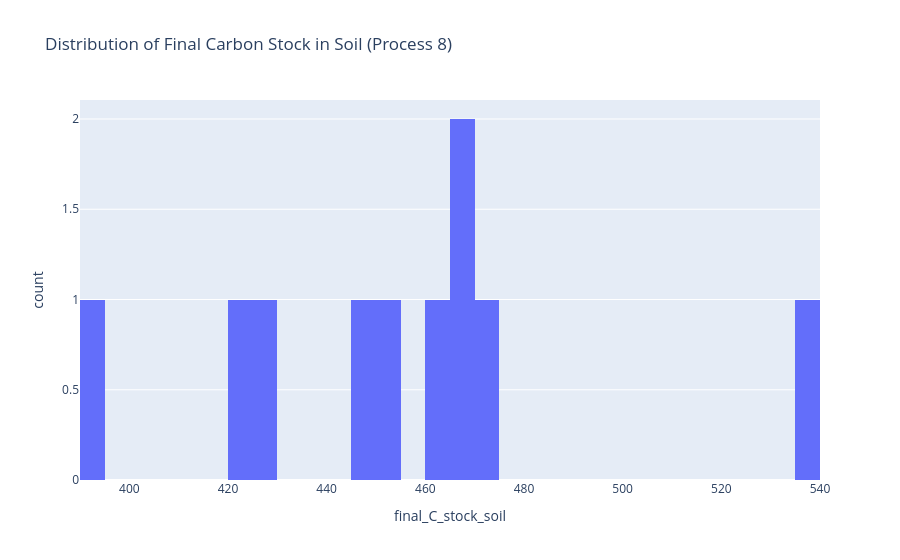

This figure's notebook cell:
### Markdown cell above
# Section 3: Main workflow (execution)

### Code cell
# ====================================================================
# Section 3: Main Execution / Workflow (MODULAR VERSION)
# ====================================================================

# --- 1-4. System-Setup (This part remains the same) ---
model_classification, index_table = define_model_scope(START_YEAR, END_YEAR, ELEMENTS)
my_mfa_system_base = initialize_mfa_system(model_classification, index_table)
my_mfa_system_base, all_excel_data = load_and_define_processes(my_mfa_system_base, EXCEL_FILE_PATH)
my_mfa_system_configured, _ = define_flows_and_parameters(my_mfa_system_base, all_excel_data, DSM_PARAMS, FOMP_PARAMS)


# --- 5. DECISION: Run single deterministic analysis or Monte Carlo simulation ---

if RUN_MONTE_CARLO:
    # --- MONTE CARLO SIMULATION ---
    print(f"\n--- STARTING MONTE CARLO SIMULATION ({MC_ITERATIONS} runs) ---")
    results_list = []

    for i in range(MC_ITERATIONS):
        # Use a progress indicator for long runs
        print(f"\r--- Running MC Iteration {i+1}/{MC_ITERATIONS} ---", end="")
        
        # 5a. Sample new parameter values for this run
        # NOTE: For this to work, we need to slightly adapt run_mfa_calculation
        # to accept parameter overrides. Let's assume this is done.
        sampled_params = sample_parameters(UNCERTAINTY_PARAMS)
        
        # 5b. Run the MFA calculation with the sampled parameters
        # This requires a slightly modified run_mfa_calculation function
        # For now, we will add the override logic here for simplicity
        
        # Create a deep copy to not mess up the original configuration
        import copy
        current_run_system = copy.deepcopy(my_mfa_system_configured)
        current_dsm_params = copy.deepcopy(DSM_PARAMS)
        current_fomp_params = copy.deepcopy(FOMP_PARAMS)

        # ERSETZEN SIE DEN BLOCK in der MC-Schleife...
# ... durch diesen KORRIGIERTEN BLOCK:

        # Override parameters
        for param_name, value in sampled_params.items():
            if param_name.startswith('TC_'):
                if param_name in current_run_system.ParameterDict:
                    current_run_system.ParameterDict[param_name].Values = value
    
            elif param_name.startswith('dsm_'):
                try:
                    # Korrigierte Logik zum Zerlegen des Namens
                    parts = param_name.split('_') # e.g., dsm_6_lifetimes_Mean_0
                    proc_id = int(parts[1])
                    param_key = parts[2]      # z.B. 'lifetimes'
                    sub_key = parts[3]        # z.B. 'Mean'
                    list_idx = int(parts[4])
            
                    # Korrekter Zugriff auf die verschachtelte Struktur
                    current_dsm_params[proc_id][param_key][sub_key][list_idx] = value
                except (KeyError, IndexError) as e:
                    print(f"\nWARNING: Could not override DSM parameter '{param_name}'. Check naming convention. Error: {e}")

            elif param_name.startswith('fomp_'):
                try:
                    parts = param_name.split('_') # e.g., fomp_8_k1
                    proc_id = int(parts[1])
                    param_key = parts[2]
            
                    current_fomp_params[proc_id][param_key] = value
                except (KeyError, IndexError) as e:
                    print(f"\nWARNING: Could not override FOMP parameter '{param_name}'. Check naming convention. Error: {e}")
        
        
       
        # Run the actual calculation for this iteration
        mfa_results_run, dsm_details_run = run_mfa_calculation(current_run_system, current_dsm_params, current_fomp_params)

        # 5c. Extract and store key output variables
        final_carbon_stock_soil = mfa_results_run.StockDict['S_8'].Values[-1, ELEMENTS.index('CC')]
        results_list.append({
            'run_id': i,
            'final_C_stock_soil': final_carbon_stock_soil
        })

    print("\n--- Monte Carlo Simulation Finished ---")

    # 5d. Analyze and visualize MC results
    df_mc_results = pd.DataFrame(results_list)
    print("\n--- Monte Carlo Results Summary ---")
    print(df_mc_results.describe())
    
    # Simple histogram visualization
    import plotly.express as px
    fig = px.histogram(df_mc_results, x='final_C_stock_soil', nbins=50, 
                       title='Distribution of Final Carbon Stock in Soil (Process 8)')
    fig.show()


else:
    # --- SINGLE DETERMINISTIC RUN ---
    print("\n--- STARTING SINGLE DETERMINISTIC RUN ---")
    
    my_mfa_system_with_results, dsm_details = run_mfa_calculation(my_mfa_system_configured, DSM_PARAMS, FOMP_PARAMS)
    print("\nCalculation complete.")

    # Display results for the single run (your existing Section 4 and 5)
    print("\n--- Displaying results for single run ---")
    plot_interactive_sankey(my_mfa_system_with_results, all_excel_data['2_1_Definition_Processes'], my_mfa_system_with_results.IndexTable)
    plot_process_dynamics(my_mfa_system_with_results, all_excel_data['2_1_Definition_Processes'], dsm_details)
    export_results_to_excel(my_mfa_system_with_results, 'rye_mfa_results_v1.xlsx')

### Figure 1 — Plotly figure (JSON) as saved in the notebook; plotly's stock layout.template omitted (floating-point values rounded to 4 significant figures)
{"data": [{"alignmentgroup": "True", "bingroup": "x", "hovertemplate": "final_C_stock_soil=%{x}<br>count=%{y}<extra></extra>", "legendgroup": "", "marker": {"color": "#636efa", "pattern": {"shape": ""}}, "name": "", "nbinsx": 50, "offsetgroup": "", "orientation": "v", "showlegend": false, "type": "histogram", "x": [537.0, 473.5, 463.6, 468.8, 445.7, 420.8, 468.3, 425.9, 452.7, 390.5], "xaxis": "x", "yaxis": "y"}], "layout": {"barmode": "relative", "legend": {"tracegroupgap": 0}, "title": {"text": "Distribution of Final Carbon Stock in Soil (Process 8)"}, "xaxis": {"anchor": "y", "domain": [0, 1], "title": {"text": "final_C_stock_soil"}}, "yaxis": {"anchor": "x", "domain": [0, 1], "title": {"text": "count"}}}}
